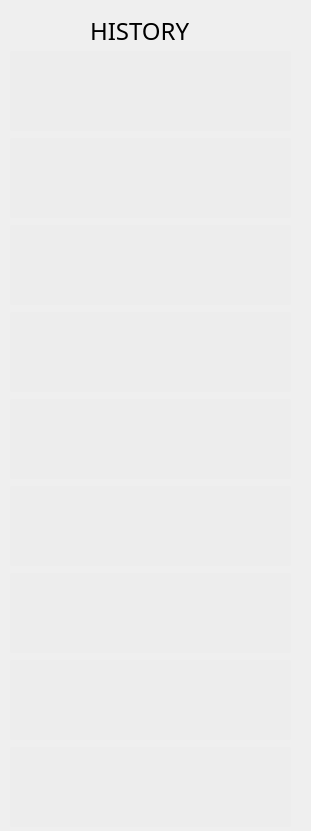
   <widget class="QWidget" name="widget" native="true">
    <property name="geometry">
     <rect>
      <x>970</x>
      <y>0</y>
      <width>311</width>
      <height>831</height>
     </rect>
    </property>
    <property name="styleSheet">
     <string notr="true">QWidget#widget {
    background-color: transparent;
}
</string>
    </property>
    <widget class="QLabel" name="histsc">
     <property name="geometry">
      <rect>
       <x>90</x>
       <y>10</y>
       <width>171</width>
       <height>41</height>
      </rect>
     </property>
     <property name="font">
      <font>
       <family>微软雅黑</family>
       <pointsize>18</pointsize>
       <weight>50</weight>
       <bold>false</bold>
      </font>
     </property>
     <property name="text">
      <string>HISTORY</string>
     </property>
    </widget>
    <widget class="QWidget" name="layoutWidget_7">
     <property name="geometry">
      <rect>
       <x>10</x>
       <y>50</y>
       <width>281</width>
       <height>781</height>
      </rect>
     </property>
     <layout class="QVBoxLayout" name="verticalLayout_3">
      <item>
       <widget class="QPushButton" name="Button_histsc1">
        <property name="minimumSize">
         <size>
          <width>0</width>
          <height>80</height>
         </size>
        </property>
        <property name="font">
         <font>
          <family>Calibri</family>
          <pointsize>20</pointsize>
         </font>
        </property>
        <property name="layoutDirection">
         <enum>Qt::LeftToRight</enum>
        </property>
        <property name="styleSheet">
         <string notr="true">QPushButton { background-color: rgb(237,237,237); border-radius: 1px; color: rgb(0, 0, 0); color:black} QPushButton:hover { background-color: rgb(177, 225, 231); }</string>
        </property>
        <property name="text">
         <string/>
        </property>
        <property name="flat">
         <bool>true</bool>
        </property>
       </widget>
      </item>
      <item>
       <widget class="QPushButton" name="Button_histsc2">
        <property name="minimumSize">
         <size>
          <width>0</width>
          <height>80</height>
         </size>
        </property>
        <property name="font">
         <font>
          <family>Calibri</family>
          <pointsize>20</pointsize>
         </font>
        </property>
        <property name="styleSheet">
         <string notr="true">QPushButton { background-color: rgb(237,237,237); border-radius: 1px; color: rgb(0, 0, 0); color:black} QPushButton:hover { background-color: rgb(177, 225, 231); }</string>
        </property>
        <property name="text">
         <string/>
        </property>
        <property name="flat">
         <bool>true</bool>
        </property>
       </widget>
      </item>
      <item>
       <widget class="QPushButton" name="Button_histsc3">
        <property name="minimumSize">
         <size>
          <width>0</width>
          <height>80</height>
         </size>
        </property>
        <property name="font">
         <font>
          <family>Calibri</family>
          <pointsize>20</pointsize>
         </font>
        </property>
        <property name="styleSheet">
         <string notr="true">QPushButton { background-color: rgb(237,237,237); border-radius: 1px; color: rgb(0, 0, 0); color:black} QPushButton:hover { background-color: rgb(177, 225, 231); }</string>
        </property>
        <property name="text">
         <string/>
        </property>
        <property name="flat">
         <bool>true</bool>
        </property>
       </widget>
      </item>
      <item>
       <widget class="QPushButton" name="Button_histsc4">
        <property name="minimumSize">
         <size>
          <width>0</width>
          <height>80</height>
         </size>
        </property>
        <property name="font">
         <font>
          <family>Calibri</family>
          <pointsize>20</pointsize>
         </font>
        </property>
        <property name="styleSheet">
         <string notr="true">QPushButton { background-color: rgb(237,237,237); border-radius: 1px; color: rgb(0, 0, 0); color:black} QPushButton:hover { background-color: rgb(177, 225, 231); }</string>
        </property>
        <property name="text">
         <string/>
        </property>
        <property name="flat">
         <bool>true</bool>
        </property>
       </widget>
      </item>
      <item>
       <widget class="QPushButton" name="Button_histsc5">
        <property name="minimumSize">
         <size>
          <width>0</width>
          <height>80</height>
         </size>
        </property>
        <property name="font">
         <font>
          <family>Calibri</family>
          <pointsize>20</pointsize>
         </font>
        </property>
        <property name="styleSheet">
         <string notr="true">QPushButton { background-color: rgb(237,237,237); border-radius: 1px; color: rgb(0, 0, 0); color:black} QPushButton:hover { background-color: rgb(177, 225, 231); }</string>
        </property>
        <property name="text">
         <string/>
        </property>
        <property name="flat">
         <bool>true</bool>
        </property>
       </widget>
      </item>
      <item>
       <widget class="QPushButton" name="Button_histsc6">
        <property name="minimumSize">
         <size>
          <width>0</width>
          <height>80</height>
         </size>
        </property>
        <property name="font">
         <font>
          <family>Calibri</family>
          <pointsize>20</pointsize>
         </font>
        </property>
        <property name="styleSheet">
         <string notr="true">QPushButton { background-color: rgb(237,237,237); border-radius: 1px; color: rgb(0, 0, 0); color:black} QPushButton:hover { background-color: rgb(177, 225, 231); }</string>
        </property>
        <property name="text">
         <string/>
        </property>
        <property name="flat">
         <bool>true</bool>
        </property>
       </widget>
      </item>
      <item>
       <widget class="QPushButton" name="Button_histsc7">
        <property name="minimumSize">
         <size>
          <width>0</width>
          <height>80</height>
         </size>
        </property>
        <property name="font">
         <font>
          <family>Calibri</family>
          <pointsize>20</pointsize>
         </font>
        </property>
        <property name="styleSheet">
         <string notr="true">QPushButton { background-color: rgb(237,237,237); border-radius: 1px; color: rgb(0, 0, 0); color:black} QPushButton:hover { background-color: rgb(177, 225, 231); }</string>
        </property>
        <property name="text">
         <string/>
        </property>
        <property name="flat">
         <bool>true</bool>
        </property>
       </widget>
      </item>
      <item>
       <widget class="QPushButton" name="Button_histsc8">
        <property name="minimumSize">
         <size>
          <width>0</width>
          <height>80</height>
         </size>
        </property>
        <property name="font">
         <font>
          <family>Calibri</family>
          <pointsize>20</pointsize>
         </font>
        </property>
        <property name="styleSheet">
         <string notr="true">QPushButton { background-color: rgb(237,237,237); border-radius: 1px; color: rgb(0, 0, 0); color:black} QPushButton:hover { background-color: rgb(177, 225, 231); }</string>
        </property>
        <property name="text">
         <string/>
        </property>
        <property name="flat">
         <bool>true</bool>
        </property>
       </widget>
      </item>
      <item>
       <widget class="QPushButton" name="Button_trashsc">
        <property name="minimumSize">
         <size>
          <width>0</width>
          <height>80</height>
         </size>
        </property>
        <property name="styleSheet">
         <string notr="true">QPushButton { background-color: rgb(237,237,237); border-radius: 1px; color: rgb(0, 0, 0); color:black} QPushButton:hover { background-color: rgb(255, 126, 126); }</string>
        </property>
        <property name="text">
         <string/>
        </property>
        <property name="icon">
         <iconset theme="111" resource="resource.qrc">
          <normaloff>:/image/Trash.png</normaloff>
          <normalon>:/image/Trash.png</normalon>:/image/Trash.png</iconset>
        </property>
        <property name="iconSize">
         <size>
          <width>30</width>
          <height>30</height>
         </size>
        </property>
        <property name="autoRepeat">
         <bool>false</bool>
        </property>
        <property name="flat">
         <bool>true</bool>
        </property>
       </widget>
      </item>
     </layout>
    </widget>
   </widget>
